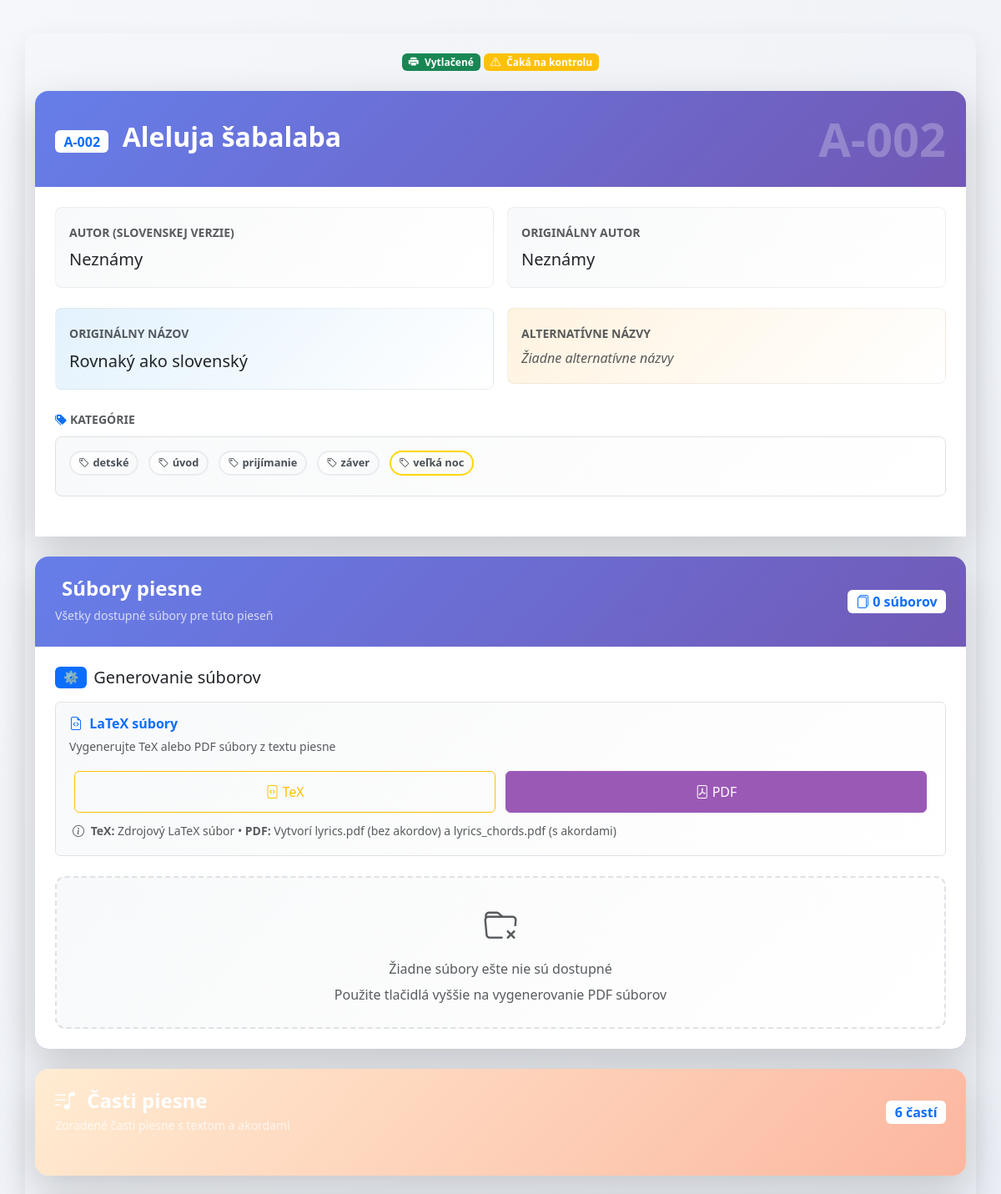
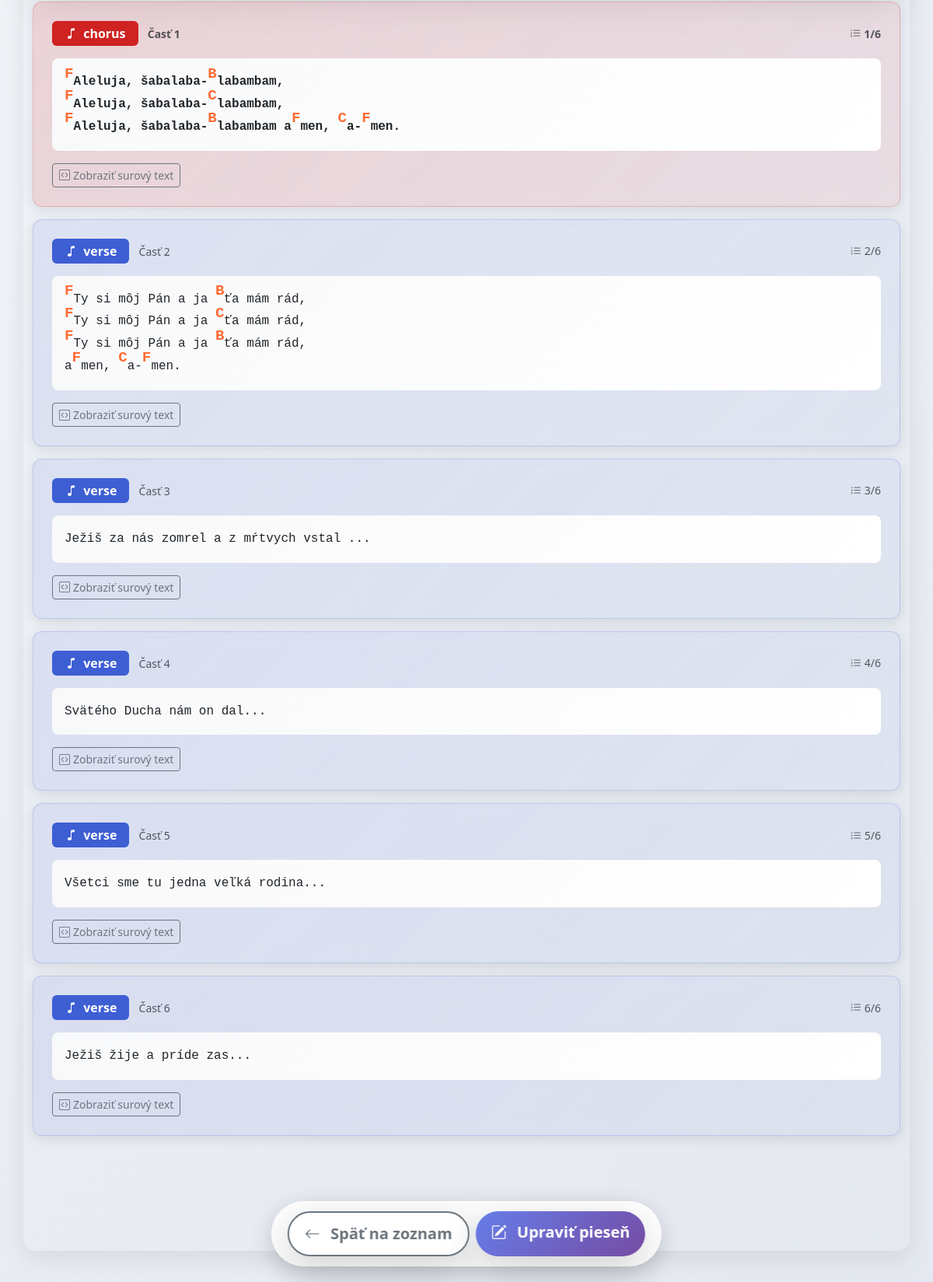
The page /song/33/view on the database its author committed (2 pictures, top to bottom).
### models.py (models this page shows, shortened)
class Song(db.Model):
    id = db.Column(db.Integer, primary_key=True)
    song_id = db.Column(db.String(10), nullable=False)  # Format: A-001
    version_name = db.Column(db.String(100), nullable=True)
    title = db.Column(db.String, nullable=False)
    author = db.Column(db.String, nullable=True)
    title_original = db.Column(db.String, nullable=True)
    author_original = db.Column(db.String, nullable=True)
    categories = db.Column(db.String, nullable=True)
    alternative_titles = db.Column(db.String, nullable=True)
    song_parts = db.Column(db.Text, nullable=False)
    admin_checked = db.Column(db.Boolean, default=False)
    printed = db.Column(db.Boolean, default=False)
    pdf_lyrics_path = db.Column(db.String(200))
    pdf_chords_path = db.Column(db.String(200))
    tex_path = db.Column(db.String(200))
    midi_paths = db.Column(db.Text)  # stored as JSON list
    mp3_paths = db.Column(db.Text)
    sheet_pdf_paths = db.Column(db.Text)
    sheet_mscz_paths = db.Column(db.Text)
    search_text = db.Column(db.Text, nullable=True)  # Pre-normalized searchable text
    __table_args__ = (
        UniqueConstraint('song_id', 'version_name', name='uix_song_id_version'),
    )

### app.py (the view)
@app.route('/song/<int:song_id>/view')
def song_view(song_id):
    song = Song.query.get_or_404(song_id)
    try:
        data = json.loads(song.song_parts or '[]')
    except (json.JSONDecodeError, TypeError):
        data = []
    mp3s = json.loads(song.mp3_paths or '[]')
    midis = json.loads(song.midi_paths or '[]')
    sheet_pdfs = json.loads(song.sheet_pdf_paths or '[]')
    sheet_mscz = json.loads(song.sheet_mscz_paths or '[]')
    return render_template('song_view.html', song=song, data=data, mp3s=mp3s, midis=midis, sheet_pdfs=sheet_pdfs, sheet_mscz=sheet_mscz)

### templates/song_view.html (shortened to what this page needs)
{% extends "layout.html" %}
{% block content %}
{% set part_types = ["verse", "chorus", "bridge", "intro", "interlude", "coda", "outro", "prechorus", "comment"] %}
{% set options = [
      "stále omšové spevy",
      "úvod",
      "medzispevy (žalmy; aleluja)",
      "obetovanie",
      "prijímanie",
      "poďakovanie po prijímaní",
      "záver",
      "adorácia",
      "advent",
      "vianoce",
      "pôst",
      "veľká noc",
      "cez rok",
      "k Duchu Svätému",
      "mariánske",
      "k svätcom",
      "detské",
      "iné",
      "liturgia hodín",
      "sobášne",
      "Taizé",
      "krížová cesta",
      "nevhodné"
    ] %}
<div class="song-view-header mb-4">
  <div class="d-flex align-items-center justify-content-between mb-3 flex-wrap">
    <div class="d-flex gap-1 flex-wrap justify-content-center order-1 order-md-2 w-100 w-md-auto mb-2 mb-md-0">
      {% if song.printed %}
      <span class="badge bg-success px-2 py-1 fs-7 fs-md-6">
        <i class="bi bi-printer-fill me-1"></i>
        <span class="d-none d-sm-inline">Vytlačené</span>
      </span>
      {% else %}
      <span class="badge bg-warning px-2 py-1 fs-7 fs-md-6">
        <i class="bi bi-printer me-1"></i>
        <span class="d-none d-sm-inline">Nevytlačené</span>
        <span class="d-sm-none">⚠</span>
      </span>
      {% endif %}
      {% if song.admin_checked %}
      <span class="badge bg-success px-2 py-1 fs-7 fs-md-6">
        <i class="bi bi-check-circle-fill me-1"></i>
        <span class="d-none d-sm-inline">Skontrolované</span>
        <span class="d-sm-none">✓</span>
      </span>
      {% else %}
      <span class="badge bg-warning px-2 py-1 fs-7 fs-md-6">
        <i class="bi bi-exclamation-triangle me-1"></i>
        <span class="d-none d-sm-inline">Čaká na kontrolu</span>
      </span>
      {% endif %}
    </div>
  </div>
</div>
<div class="song-info-section card border-0 shadow-lg rounded-4 mb-4"
     style="background: linear-gradient(135deg, #667eea 0%, #764ba2 100%);">
  <div class="card-header border-0 text-white p-4" style="background: transparent;">
    <div class="d-flex align-items-center justify-content-between">
      <div>
        <h2 class="mb-1 fw-bold">
          <span class="badge bg-white text-primary me-2 fs-6">{{ song.song_id }}</span>
          {{ song.title }}
        </h2>
      </div>
      <div class="song-id-large">
        <span class="display-4 fw-bold opacity-25">{{ song.song_id }}</span>
      </div>
    </div>
  </div>
  <div class="card-body bg-white p-4">
    <div class="row mb-4 g-3">
      <div class="col-md-6 col-12">
        <div class="info-card p-3 rounded-3" style="background: linear-gradient(135deg, #f8f9fa 0%, #ffffff 100%);">
          <label class="fw-bold text-muted small mb-1">AUTOR (SLOVENSKEJ VERZIE)</label>
          <div class="fs-5 fs-sm-6 text-dark text-break">
            {{ song.author if song.author else "Neznámy" }}
          </div>
        </div>
      </div>
      <div class="col-md-6 col-12">
        <div class="info-card p-3 rounded-3" style="background: linear-gradient(135deg, #f8f9fa 0%, #ffffff 100%);">
          <label class="fw-bold text-muted small mb-1">ORIGINÁLNY AUTOR</label>
          <div class="fs-5 fs-sm-6 text-dark text-break">
            {{ song.author_original if song.author_original else "Neznámy" }}
          </div>
        </div>
      </div>
    </div>
    <div class="row mb-4 g-3">
      <div class="col-md-6 col-12">
        <div class="info-card p-3 rounded-3" style="background: linear-gradient(135deg, #e3f2fd 0%, #ffffff 100%);">
          <label class="fw-bold text-muted small mb-1">ORIGINÁLNY NÁZOV</label>
          <div class="fs-5 fs-sm-6 text-dark text-break">
            {{ song.title_original if song.title_original else "Rovnaký ako slovenský" }}
          </div>
        </div>
      </div>
      <div class="col-md-6 col-12">
        <div class="info-card p-3 rounded-3" style="background: linear-gradient(135deg, #fff3e0 0%, #ffffff 100%);">
          <label class="fw-bold text-muted small mb-1">ALTERNATÍVNE NÁZVY</label>
          <div class="fs-6 fs-sm-7">
            {% if song.alternative_titles %}
              {% for alt_title in song.alternative_titles.split(';;') %}
                {% if alt_title.strip() %}
                  <span class="badge bg-light text-dark me-1 mb-1 text-wrap">{{ alt_title.strip() }}</span>
                {% endif %}
              {% endfor %}
            {% else %}
              <span class="text-muted fst-italic">Žiadne alternatívne názvy</span>
            {% endif %}
          </div>
        </div>
      </div>
    </div>
    <div class="categories-display mb-4">
      <label class="fw-bold text-muted small mb-2 d-block">
        <i class="bi bi-tags-fill text-primary me-1"></i>KATEGÓRIE
      </label>
      <div class="categories-container p-3 rounded-3 border"
           style="background: linear-gradient(135deg, #f8f9fa 0%, #ffffff 100%);">
        {% if song.categories %}
          {% for category in song.categories.split(';;') %}
            {% if category.strip() %}
              <span class="category-display-badge badge me-2 mb-2" data-category="{{ category.strip() }}">
                <i class="bi bi-tag me-1"></i>{{ category.strip() }}
              </span>
            {% endif %}
          {% endfor %}
        {% else %}
          <span class="text-muted fst-italic">Žiadne kategórie priradené</span>
        {% endif %}
      </div>
    </div>
  </div>
</div>
{% set file_count = (sheet_pdfs|length) + (mp3s|length) + (midis|length) + (sheet_mscz|length) + (1 if song.pdf_lyrics_path else 0) + (1 if song.pdf_chords_path else 0) %}
<div class="file-management-section card border-0 shadow-lg rounded-4 overflow-hidden mb-4"
     style="background: linear-gradient(135deg, #667eea 0%, #764ba2 100%);">
  <div class="card-header border-0 text-white p-4" style="background: transparent;">
    <div class="d-flex align-items-center justify-content-between">
      <div>
        <h4 class="mb-1 fw-bold">
          Súbory piesne
        </h4>
        <small class="opacity-75">Všetky dostupné súbory pre túto pieseň</small>
      </div>
      <div class="file-stats">
        <span class="badge bg-white text-primary fs-6">
          <i class="bi bi-files"></i>
          {{ file_count }} súborov
        </span>
      </div>
    </div>
  </div>
  <div class="card-body bg-white p-4">
    <div class="generation-section mb-4">
      <h5 class="d-flex align-items-center gap-2 mb-3">
        <span class="badge bg-primary">⚙️</span>
        Generovanie súborov
      </h5>
      <div class="generation-actions card p-3 border"
           style="background: linear-gradient(135deg, #f8f9fa 0%, #ffffff 100%);">
        <div class="d-flex align-items-center justify-content-between mb-3">
          <div>
            <h6 class="mb-1 fw-bold text-primary">
              <i class="bi bi-file-earmark-code me-1"></i>
              LaTeX súbory
            </h6>
            <small class="text-muted">Vygenerujte TeX alebo PDF súbory z textu piesne</small>
          </div>
        </div>
        <div class="row generation-buttons w-100" role="group">
          <div class="col-6">
            <form method="POST" action="{{ url_for('generate_tex', song_id=song.id) }}" class="d-inline w-100">
              <button type="submit" class="btn btn-outline-warning w-100 {{ 'disabled' if song.admin_checked else '' }}"
                      {{ 'disabled title="Admin already checked this song"' if song.admin_checked else '' }}>
                <i class="bi bi-file-code me-1"></i>TeX
              </button>
            </form>
          </div>
          <div class="col-6">
            <form method="GET" action="{{ url_for('generate_pdfs', song_id=song.id) }}" class="d-inline w-100">
              <button type="submit" class="btn btn-primary w-100 {{ 'disabled' if not song.tex_path or song.admin_checked else '' }}"
                      style="background-color: #9b59b6; border-color: #9b59b6;"
                      {{ 'title="First generate TeX files"' if not song.tex_path else '' }}
                      {{ 'title="Admin already checked this song"' if song.admin_checked else '' }}>
                <i class="bi bi-file-pdf me-1"></i>PDF
              </button>
            </form>
          </div>
        </div>
        <div class="mt-2 px-1">
          <small class="text-muted">
            <i class="bi bi-info-circle me-1"></i>
            <strong>TeX:</strong> Zdrojový LaTeX súbor • <strong>PDF:</strong> Vytvorí lyrics.pdf (bez akordov) a lyrics_chords.pdf (s akordami)
          </small>
        </div>
      </div>
    </div>
    {% if file_count == 0 %}
    <div class="no-files-placeholder text-center py-4">
      <i class="bi bi-folder-x fs-1 text-muted"></i>
      <h6 class="text-muted mt-2">Žiadne súbory ešte nie sú dostupné</h6>
      <p class="text-muted mb-0">Použite tlačidlá vyššie na vygenerovanie PDF súborov</p>
    </div>
    {% endif %}
  </div>
</div>
<div class="parts-section card border-0 shadow-lg rounded-4 p-4 mb-4"
     style="background: linear-gradient(135deg, #ffecd2 0%, #fcb69f 100%);">
  <div class="d-flex align-items-center justify-content-between mb-4">
    <div>
      <h4 class="text-white fw-bold mb-1">
        <i class="bi bi-music-note-list me-2"></i>
        Časti piesne
      </h4>
      <small class="d-block text-white opacity-75">Zoradené časti piesne s textom a akordami</small>
    </div>
    <span class="badge bg-white text-primary fs-6">
      {{ data|length }} častí
    </span>
  </div>
</div>
<div id="parts-display" class="mb-4">
  {% if data %}
    {% for part in data %}
    <div class="card p-4 mb-3 part-display part-{{ part.type | lower | replace(' ', '-') }}"
         data-part-index="{{ loop.index0 }}">
      <div class="d-flex align-items-center justify-content-between mb-3">
        <div class="part-type-display">
          <span class="badge fs-6 px-3 py-2 part-type-badge">
            <i class="bi bi-music-note me-1"></i>
            {{ part.type }}
          </span>
          <small class="text-muted ms-2">Časť {{ loop.index }}</small>
        </div>
        <div class="part-position text-muted">
          <small><i class="bi bi-list-ol me-1"></i>{{ loop.index }}/{{ data|length }}</small>
        </div>
      </div>
      <div class="part-content mb-3">
        <div class="rendered-block p-3 rounded-3"
             style="background: linear-gradient(135deg, #f8f9fa 0%, #ffffff 100%); font-family: 'Courier New', monospace; line-height: 1.8;">
          {% for line in part.lines %}
            <div class="song-line">{{ line | replace_chords | safe }}</div>
          {% endfor %}
        </div>
      </div>
      <div class="raw-text-section">
        <button class="btn btn-outline-secondary btn-sm" type="button" data-bs-toggle="collapse"
                data-bs-target="#raw-text-{{ loop.index0 }}" aria-expanded="false">
          <i class="bi bi-code-square me-1"></i>Zobraziť surový text
        </button>
      </div>
    </div>
    {% endfor %}
  {% else %}
    <div class="no-parts-placeholder text-center py-5">
      <i class="bi bi-music-note-list fs-1 text-muted"></i>
      <h5 class="text-muted mt-3">Žiadne časti piesne</h5>
      <p class="text-muted">Text piesne ešte nebol zadaný alebo spracovaný.</p>
    </div>
  {% endif %}
</div>
<div class="fixed-action-buttons">
  <div class="d-flex gap-2 justify-content-center">
    <a href="{{ url_for('index') }}" class="btn btn-outline-secondary btn-lg shadow-lg">
      <i class="bi bi-arrow-left me-2"></i>
      <span class="d-none d-sm-inline">Späť na zoznam</span>
    </a>
    <a href="{{ url_for('song_detail', song_id=song.id) }}" class="btn btn-primary btn-lg shadow-lg">
      <i class="bi bi-pencil-square me-2"></i>
      <span class="d-none d-sm-inline">Upraviť pieseň</span>
    </a>
  </div>
</div>
<div class="fixed-buttons-spacer"></div>
{% endblock %}

### templates/layout.html (shortened to what this page needs)
<!doctype html>
<html lang="en">
<head>
   <link href="https://cdn.jsdelivr.net/npm/bootstrap@5.3.0/dist/css/bootstrap.min.css" rel="stylesheet">
    <link rel="stylesheet" href="https://cdn.jsdelivr.net/npm/bootstrap-icons@1.11.0/font/bootstrap-icons.css">
    <link rel="stylesheet" href="https://cdnjs.cloudflare.com/ajax/libs/font-awesome/6.4.0/css/all.min.css">
</head>
<body class="container py-4">
    {% block content %}{% endblock %}
</body>
</html>

### rows shown on the page
Song: song_id "A-002", title "Aleluja šabalaba", author "Neznámy", author_original "Neznámy", title_original "Rovnaký ako slovenský"

### other values the page prints
{{ category.strip() }} "detské" "úvod" "prijímanie" "záver" "veľká noc"
{{ file_count }} "0"
{{ data|length }} "6"
{{ part.type }} "chorus" "verse" "verse" "verse" "verse" "verse"
{{ data|length }} "6" "6" "6" "6" "6" "6"
{{ line | replace_chords | safe }} "F Aleluja, šabalaba- B labambam," "F Aleluja, šabalaba- C labambam," "F Aleluja, šabalaba- B labambam a F men, C a- F men." "F Ty si môj Pán a ja B ťa mám rád," "F Ty si môj Pán a ja C ťa mám rád," "F Ty si môj Pán a ja B ťa mám rád," "a F men, C a- F men." "Ježiš za nás zomrel a z mŕtvych vstal ..." "Svätého Ducha nám on dal..." "Všetci sme tu jedna veľká rodina..." "Ježiš žije a príde zas..."
